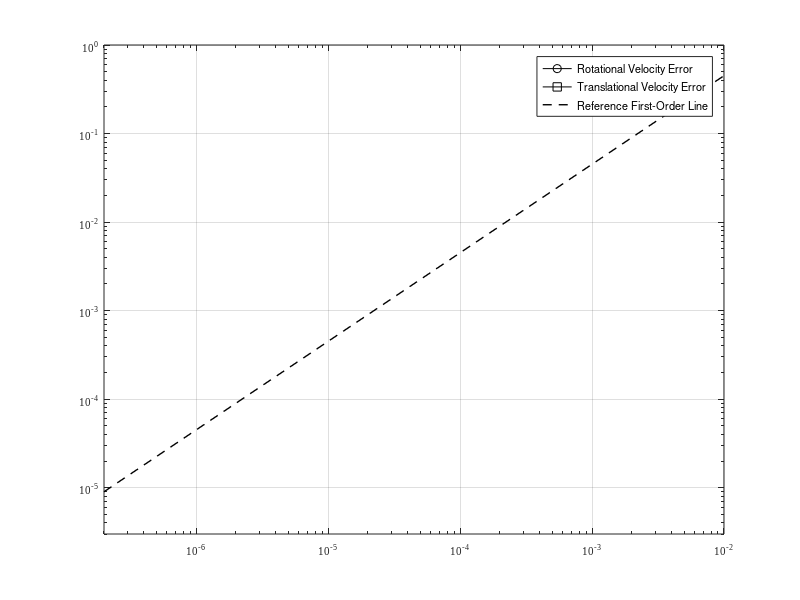

Source code (MATLAB): (Note: this script raises an error after producing the figure.)

scheme_fname='implicit_stribeck_global_';
%scheme_fname='implicit_stribeck_global_';


fileprefix = ['/home/antequ/code/github/drake/bazel-bin/examples/simple_gripper/simple_gripper_benchmark.runfiles/drake/' scheme_fname ];
ncol = 38;
nrow = 101;
result1 = nan(nrow, ncol);
result2 = nan(nrow, ncol);
result3 = nan(nrow, ncol);
result4 = nan(nrow, ncol);
result5 = nan(nrow, ncol);
result6 = nan(nrow, ncol);
result7 = nan(nrow, ncol);
result8 = nan(nrow, ncol);
result9 = nan(nrow, ncol);
result10 = nan(nrow, ncol);
result11 = nan(nrow, ncol);

if(isfile([fileprefix '1.csv']))
    %result1 = csvread([fileprefix '1.csv'], 1, 0);
end
if(isfile([fileprefix '2.csv']))
    %result2 = csvread([fileprefix '2.csv'], 1, 0);
end
if(isfile([fileprefix '3.csv']))
result3 = csvread([fileprefix '3.csv'], 1, 0);
end
if(isfile([fileprefix '4.csv']))
result4 = csvread([fileprefix '4.csv'], 1, 0);
end
if(isfile([fileprefix '5.csv']))
result5 = csvread([fileprefix '5.csv'], 1, 0);
end
%result47 = csvread([fileprefix '47.csv'], 1, 0);
%result48 = csvread([fileprefix '48.csv'], 1, 0);
if(isfile([fileprefix '6.csv']))
result6 = csvread([fileprefix '6.csv'], 1, 0);
end
if(isfile([fileprefix '7.csv']))
result7 = csvread([fileprefix '7.csv'], 1, 0);
end
if(isfile([fileprefix '8.csv']))
result8 = csvread([fileprefix '8.csv'], 1, 0);
end
if(isfile([fileprefix '9.csv']))
result9 = csvread([fileprefix '9.csv'], 1, 0);
end
if(isfile([fileprefix '10.csv']))
result10 = csvread([fileprefix '10.csv'], 1, 0);
end
if(isfile([fileprefix '11.csv']))
result11 = csvread([fileprefix '11.csv'], 1, 0);
end

simstate_start = 5;
simstate_end = 21;
constate_start = 22;
constate_end = 38;
diff1 = result1(:,simstate_start:simstate_end) - result1(:,constate_start:constate_end);
diff2 = result2(:,simstate_start:simstate_end) - result2(:,constate_start:constate_end);
diff3 = result3(:,simstate_start:simstate_end) - result3(:,constate_start:constate_end);
diff4 = result4(:,simstate_start:simstate_end) - result4(:,constate_start:constate_end);
diff5 = result5(:,simstate_start:simstate_end) - result5(:,constate_start:constate_end);
%diff47 = result47(:,5:7) - result47(:,8:10);
%diff48 = result48(:,5:7) - result48(:,8:10);
diff6 = result6(:,simstate_start:simstate_end) - result6(:,constate_start:constate_end);
diff7 = result7(:,simstate_start:simstate_end) - result7(:,constate_start:constate_end);
diff8 = result8(:,simstate_start:simstate_end) - result8(:,constate_start:constate_end);
diff9 = result9(:,simstate_start:simstate_end) - result9(:,constate_start:constate_end);
diff10 = result10(:,simstate_start:simstate_end) - result10(:,constate_start:constate_end);
diff11 = result11(:,simstate_start:simstate_end) - result11(:,constate_start:constate_end);

%rotational
normstart = 10;
normend = 12;
% position
%normstart = 1;
%normend = 4;
rstateerr1 = vecnorm(diff1(:, normstart:normend),2, 2);
rstateerr2 = vecnorm(diff2(:, normstart:normend),2, 2);
rstateerr3 = vecnorm(diff3(:, normstart:normend),2, 2);
rstateerr4 = vecnorm(diff4(:, normstart:normend),2, 2);
rstateerr5 = vecnorm(diff5(:, normstart:normend),2, 2);
%stateerr47 = vecnorm(diff47(:, 1:2),2, 2);
%stateerr48 = vecnorm(diff48(:, 1:2),2, 2);
rstateerr6 = vecnorm(diff6(:, normstart:normend),2, 2);
rstateerr7 = vecnorm(diff7(:, normstart:normend),2, 2);
rstateerr8 = vecnorm(diff8(:, normstart:normend),2, 2);
rstateerr9 = vecnorm(diff9(:, normstart:normend),2, 2);
rstateerr10 = vecnorm(diff10(:, normstart:normend),2, 2);
rstateerr11 = vecnorm(diff11(:, normstart:normend),2, 2);

%translational
normstart = 13;
normend = 17;
% position
%normstart = 5;
%normend = 9;
tstateerr1 = vecnorm(diff1(:, normstart:normend),2, 2);
tstateerr2 = vecnorm(diff2(:, normstart:normend),2, 2);
tstateerr3 = vecnorm(diff3(:, normstart:normend),2, 2);
tstateerr4 = vecnorm(diff4(:, normstart:normend),2, 2);
tstateerr5 = vecnorm(diff5(:, normstart:normend),2, 2);
%stateerr47 = vecnorm(diff47(:, 1:2),2, 2);
%stateerr48 = vecnorm(diff48(:, 1:2),2, 2);
tstateerr6 = vecnorm(diff6(:, normstart:normend),2, 2);
tstateerr7 = vecnorm(diff7(:, normstart:normend),2, 2);
tstateerr8 = vecnorm(diff8(:, normstart:normend),2, 2);
tstateerr9 = vecnorm(diff9(:, normstart:normend),2, 2);
tstateerr10 = vecnorm(diff10(:, normstart:normend),2, 2);
tstateerr11 = vecnorm(diff11(:, normstart:normend),2, 2);

time = result11(:, 1);

if(0)
figure(); plot(time, result1(:,[6 9])); title([scheme_fname ' velocity comparison largest step vs truth']) 
figure(); plot(time, result2(:,[6 9])); title([scheme_fname ' velocity comparison second largest step vs truth'])
figure(); plot(time, result3(:,[6 9])); title([scheme_fname ' velocity comparison third largest step vs truth'])
figure(); plot(time, result4(:,[6 9])); title([scheme_fname ' velocity comparison fourth largest step vs truth'])
figure(); plot(time, result5(:,[6 9])); title([scheme_fname ' velocity comparison fifth largest step vs truth'])
figure(); plot(time, result6(:,[6 9])); title([scheme_fname ' velocity comparison sixth largest step vs truth'])
figure(); plot(time, result7(:,[6 9])); title([scheme_fname ' velocity comparison seventh largest step vs truth'])
figure(); plot(time, result8(:,[6 9])); title([scheme_fname ' velocity comparison eighth largest step vs truth'])
end

if(0)
nder1 = result1(end, 2);
nder2 = result2(end, 2);
nder3 = result3(end, 2);
nder4 = result4(end, 2);
nder5 = result5(end, 2);
%nder47 = result47(end, 2);
%nder48 = result48(end, 2);
nder6 = result6(end, 2);
nder7 = result7(end, 2);
nder8 = result8(end, 2);
nders = [nder1 nder2 nder3 nder4 nder5 nder6 nder7 nder8];
end
hs = [2.5e-2 1e-2 3e-3 1e-3 3e-4 1e-4 3e-5 1e-5 3e-6 1e-6 3e-7];

l2_re1 = norm(rstateerr1,2);
l2_re2 = norm(rstateerr2,2);
l2_re3 = norm(rstateerr3,2);
l2_re4 = norm(rstateerr4,2);
l2_re5 = norm(rstateerr5,2);
%l2_e47 = norm(stateerr47,2);
%l2_e48 = norm(stateerr48,2);
l2_re6 = norm(rstateerr6,2);
l2_re7 = norm(rstateerr7,2);
l2_re8 = norm(rstateerr8,2);
l2_re9 = norm(rstateerr9,2);
l2_re10 = norm(rstateerr10,2);
l2_re11 = norm(rstateerr11,2);
l2_rerrs = [l2_re1 l2_re2 l2_re3 l2_re4 l2_re5 l2_re6 l2_re7 l2_re8 l2_re9 l2_re10 l2_re11] ./ sqrt(size(rstateerr11,1));

l2_te1 = norm(tstateerr1,2);
l2_te2 = norm(tstateerr2,2);
l2_te3 = norm(tstateerr3,2);
l2_te4 = norm(tstateerr4,2);
l2_te5 = norm(tstateerr5,2);
%l2_e47 = norm(stateerr47,2);
%l2_e48 = norm(stateerr48,2);
l2_te6 = norm(tstateerr6,2);
l2_te7 = norm(tstateerr7,2);
l2_te8 = norm(tstateerr8,2);
l2_te9 = norm(tstateerr9,2);
l2_te10 = norm(tstateerr10,2);
l2_te11 = norm(tstateerr11,2);
l2_terrs = [l2_te1 l2_te2 l2_te3 l2_te4 l2_te5 l2_te6 l2_te7 l2_te8 l2_te9 l2_te10 l2_te11] ./ sqrt(size(tstateerr11,1));


%% Format plot
T = 0.5; %period
a = 0.15; %amplitude
width = 230.4;
height = 230.4;
fig1 = figure('Units', 'points', 'Position', [1000 1000 width height],'PaperUnits', 'points','PaperSize',[width+8 height+8]);

p = loglog(hs / T ,  T* l2_rerrs, '-ko', ...
    hs / T, T * l2_terrs / a, '-ks', ...
    [1e-7 1e-2] / T, 45 / T * [1e-7 1e-2], '--k', ...
    'MarkerSize', 4.5, 'LineWidth', 1);

set(gca, 'FontName', 'Times New Roman')
set(gca, 'FontSize', 8)
xlim([2e-7, 1e-2]);
ylim([3e-6, 1e0]);
%xticks([1e-2, 1e-1, 1, 1e1, 1e2]);
%yticks([1e3, 1e4, 1e5, 1e6, 1e7]);
grid on;
set(gca, 'xminorgrid', 'off');
set(gca, 'yminorgrid', 'off');


lgd = legend('Rotational Velocity Error', 'Translational Velocity Error', 'Reference First-Order Line');
set(lgd, 'FontSize', 8)
lgd.Location = 'northwest';

xlabel("Normalized Step Size ({\ith/T}) [-]")
ylabel("Normalized Global Error ({\ite_\omegaT}, {\ite_vT/a}) [-]")
%title("Simple Gripper TAMSI convergence");
saveas(fig1, '/home/antequ/integratorplots/SimpleGripperTAMSIConvergence.pdf')

%figure();
%loglog(hs, l2_terrs);
%axis tight
%title("translational errors");